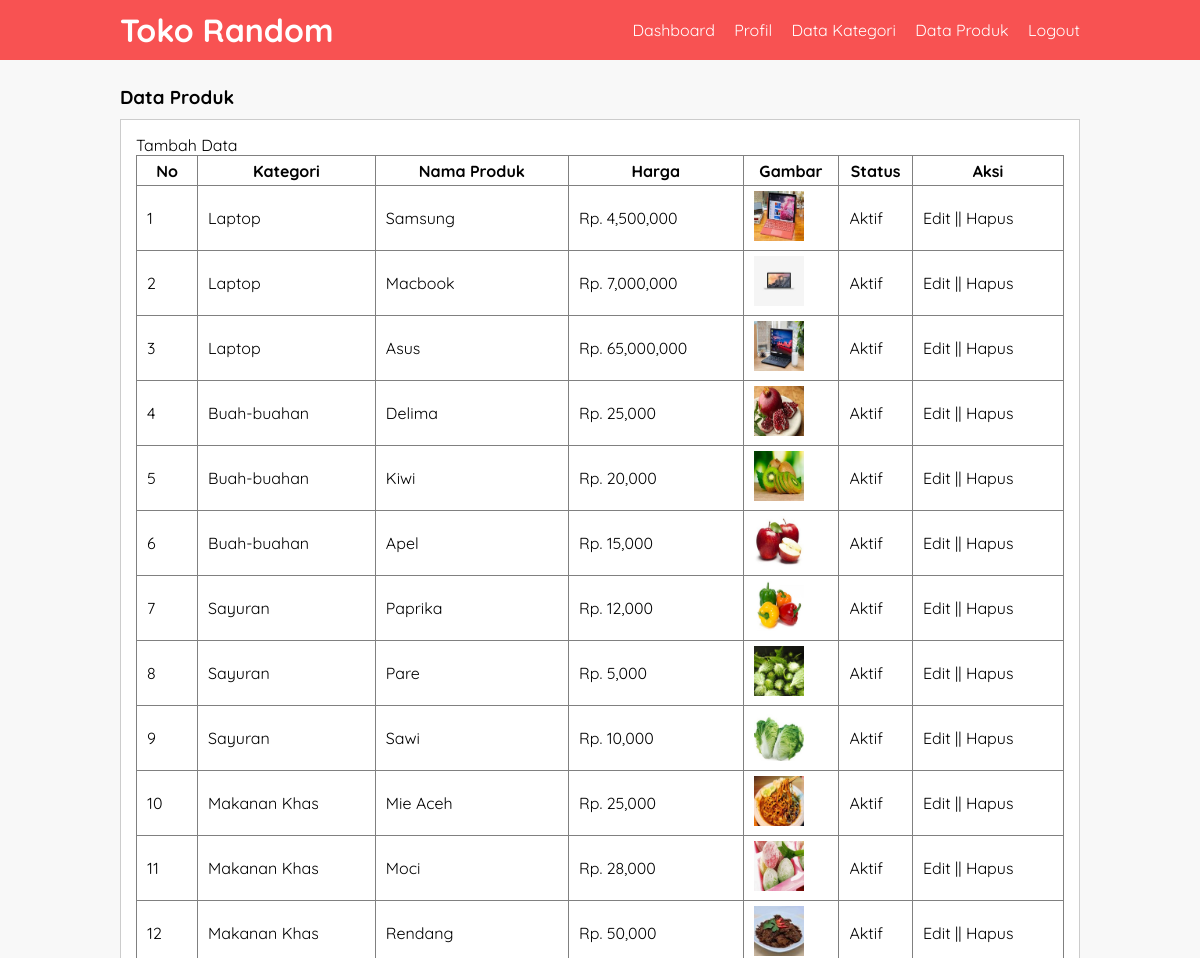
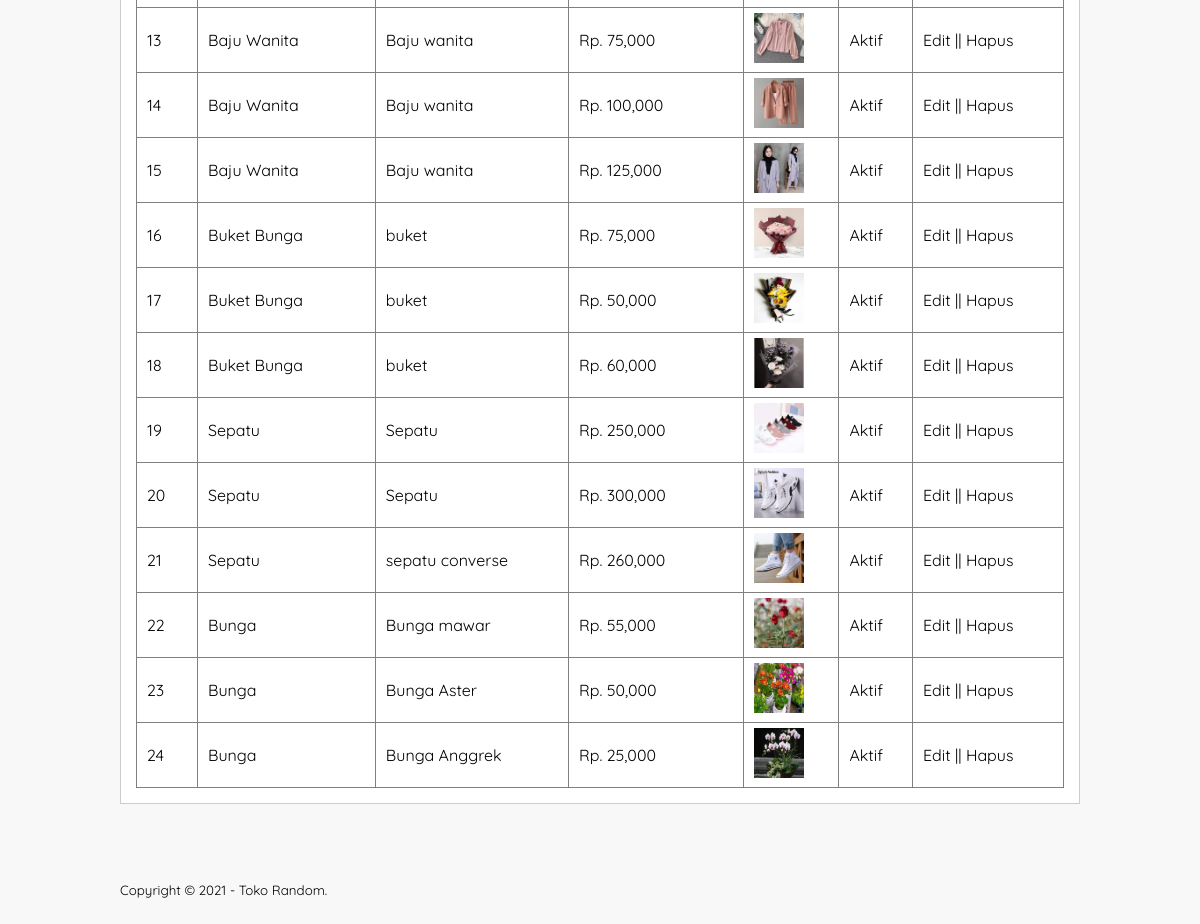
The app's page /data-produk.php (signed in) with its own data (2 pictures, top to bottom).
### tables this page shows
CREATE TABLE `tb_product` (
  `product_id` int(11) NOT NULL,
  `category_id` int(11) NOT NULL,
  `product_name` varchar(100) NOT NULL,
  `product_price` int(11) NOT NULL,
  `product_description` text NOT NULL,
  `product_image` varchar(100) NOT NULL,
  `product_status` tinyint(1) NOT NULL,
  `date_created` timestamp NOT NULL DEFAULT CURRENT_TIMESTAMP
);

CREATE TABLE `tb_category` (
  `category_id` int(11) NOT NULL,
  `category_name` varchar(25) NOT NULL
);

### data-produk.php (the view, shortened to what this page needs)
<?php
    include 'db.php';
?>
<!DOCTYPE html>
<html lang="en">
<head>
    <link rel="stylesheet" type="text/css" href="css/style.css">
</head>
<body>
    <header>
        <div class="container">
            <h1><a href="dashboard.php">Toko Random</a></h1>
            <ul>
                <li><a href="dashboard.php">Dashboard</a></li>
                <li><a href="profil.php">Profil</a></li>
                <li><a href="data-kategori.php">Data Kategori</a></li>
                <li><a href="data-produk.php">Data Produk</a></li>
                <li><a href="logout.php">Logout</a></li>
            </ul>
        </div>
    </header>
    <div class="section">
        <div class="container">
            <h3>Data Produk</h3>
            <div class="box">
                <p><a href="tambah-produk.php">Tambah Data</a></p>
                <table border="1" cellspacing="0" class="table">
                    <thead>
                        <tr>
                            <th width="60px">No</th>
                            <th>Kategori</th>
                            <th>Nama Produk</th>
                            <th>Harga</th>
                            <th>Gambar</th>
                            <th>Status</th>
                            <th width="150px">Aksi</th>
                        </tr>
                    </thead>
                    <tbody>
                        <?php
                            $no = 1;
                            $produk = mysqli_query($conn, "SELECT * FROM tb_product LEFT JOIN tb_category
                            USING (category_id) ORDER BY product_id DESC");
                            if(mysqli_num_rows($produk) > 0){
                            while ($row = mysqli_fetch_array($produk)) {
                        ?>
                        <tr>
                            <td><?php echo $no++  ?></td>
                            <td><?php echo $row['category_name'] ?></td>
                            <td><?php echo $row['product_name'] ?></td>
                            <td>Rp. <?php echo number_format($row['product_price']) ?></td>
                            <td><a href="produk/<?php echo $row['product_image'] ?>" target="_blank">
                            <img src="produk/<?php echo $row['product_image'] ?>" width="50px"></a></td>
                            <td><?php echo ($row['product_status'] == 0)? 'Tidak Aktif':'Aktif'; ?></td>
                            <td>
                                <a href="edit-produk.php?id=<?php echo $row['product_id'] ?>">Edit</a> ||
                                <a href="proses-hapus.php?idp=<?php echo $row['product_id'] ?>"
                                onclick="return confirm('Yakin ingin menghapus ?')">Hapus</a>
                            </td>
                        </tr>
                        <?php   }}else{ ?>
                            <tr>
                                <td colspan="7">Tidak ada data</td>
                            </tr>
                        <?php } ?>
                    </tbody>
                </table>
            </div>
        </div>
    </div>
    <footer>
        <div class="container">
            <small>Copyright &copy; 2021 - Toko Random.</small>
        </div>
    </footer>
</body>
</html>

### css/style.css (style rules this page uses)
* { padding: 0; margin: 0; font-family: 'Quicksand', sans-serif; }
body { background-color: #f8f8f8; }
a { color: inherit; text-decoration: none; }
header { background-color: #F85252; color: #fff; }
header h1 { float: left; padding: 10px 0; }
header ul { float: right; }
header ul li { display: inline-block; }
header ul li a { padding: 20px 0 20px 15px; display: inline-block; }
footer { padding: 25px 0; }
.container { width: 80%; margin: 0 auto; }
.container:after { content: ''; display: block; clear: both; }
.section { padding: 25px 0; }
.box { background-color: #fff; border: 1px solid #ccc; padding: 15px; box-sizing: border-box; margin: 10px 0 25px 0; }
.box:after { content: ''; display: block; clear: both; }
.table { width: 100%; border-collapse: collapse; }
.table tr { height: 30px; }
.table tr td { padding: 5px 10px; }

### records on screen
tb_product: category.category_name "Laptop", product_name "Samsung", product_price "4,500,000", product_image (picture), product_status "Aktif"
tb_product: category.category_name "Laptop", product_name "Macbook", product_price "7,000,000", product_image (picture), product_status "Aktif"
tb_product: category.category_name "Laptop", product_name "Asus", product_price "65,000,000", product_image (picture), product_status "Aktif"
tb_product: category.category_name "Buah-buahan", product_name "Delima", product_price "25,000", product_image (picture), product_status "Aktif"
tb_product: category.category_name "Buah-buahan", product_name "Kiwi", product_price "20,000", product_image (picture), product_status "Aktif"
tb_product: category.category_name "Buah-buahan", product_name "Apel", product_price "15,000", product_image (picture), product_status "Aktif"
tb_product: category.category_name "Sayuran", product_name "Paprika", product_price "12,000", product_image (picture), product_status "Aktif"
tb_product: category.category_name "Sayuran", product_name "Pare", product_price "5,000", product_image (picture), product_status "Aktif"
tb_product: category.category_name "Sayuran", product_name "Sawi", product_price "10,000", product_image (picture), product_status "Aktif"
tb_product: category.category_name "Makanan Khas", product_name "Mie Aceh", product_price "25,000", product_image (picture), product_status "Aktif"
tb_product: category.category_name "Makanan Khas", product_name "Moci", product_price "28,000", product_image (picture), product_status "Aktif"
tb_product: category.category_name "Makanan Khas", product_name "Rendang", product_price "50,000", product_image (picture), product_status "Aktif"
tb_product: category.category_name "Baju Wanita", product_name "Baju wanita", product_price "75,000", product_image (picture), product_status "Aktif"
tb_product: category.category_name "Baju Wanita", product_name "Baju wanita", product_price "100,000", product_image (picture), product_status "Aktif"
tb_product: category.category_name "Baju Wanita", product_name "Baju wanita", product_price "125,000", product_image (picture), product_status "Aktif"
tb_product: category.category_name "Buket Bunga", product_name "buket", product_price "75,000", product_image (picture), product_status "Aktif"
tb_product: category.category_name "Buket Bunga", product_name "buket", product_price "50,000", product_image (picture), product_status "Aktif"
tb_product: category.category_name "Buket Bunga", product_name "buket", product_price "60,000", product_image (picture), product_status "Aktif"
tb_product: category.category_name "Sepatu", product_name "Sepatu", product_price "250,000", product_image (picture), product_status "Aktif"
tb_product: category.category_name "Sepatu", product_name "Sepatu", product_price "300,000", product_image (picture), product_status "Aktif"
tb_product: category.category_name "Sepatu", product_name "sepatu converse", product_price "260,000", product_image (picture), product_status "Aktif"
tb_product: category.category_name "Bunga", product_name "Bunga mawar", product_price "55,000", product_image (picture), product_status "Aktif"
tb_product: category.category_name "Bunga", product_name "Bunga Aster", product_price "50,000", product_image (picture), product_status "Aktif"
tb_product: category.category_name "Bunga", product_name "Bunga Anggrek", product_price "25,000", product_image (picture), product_status "Aktif"
